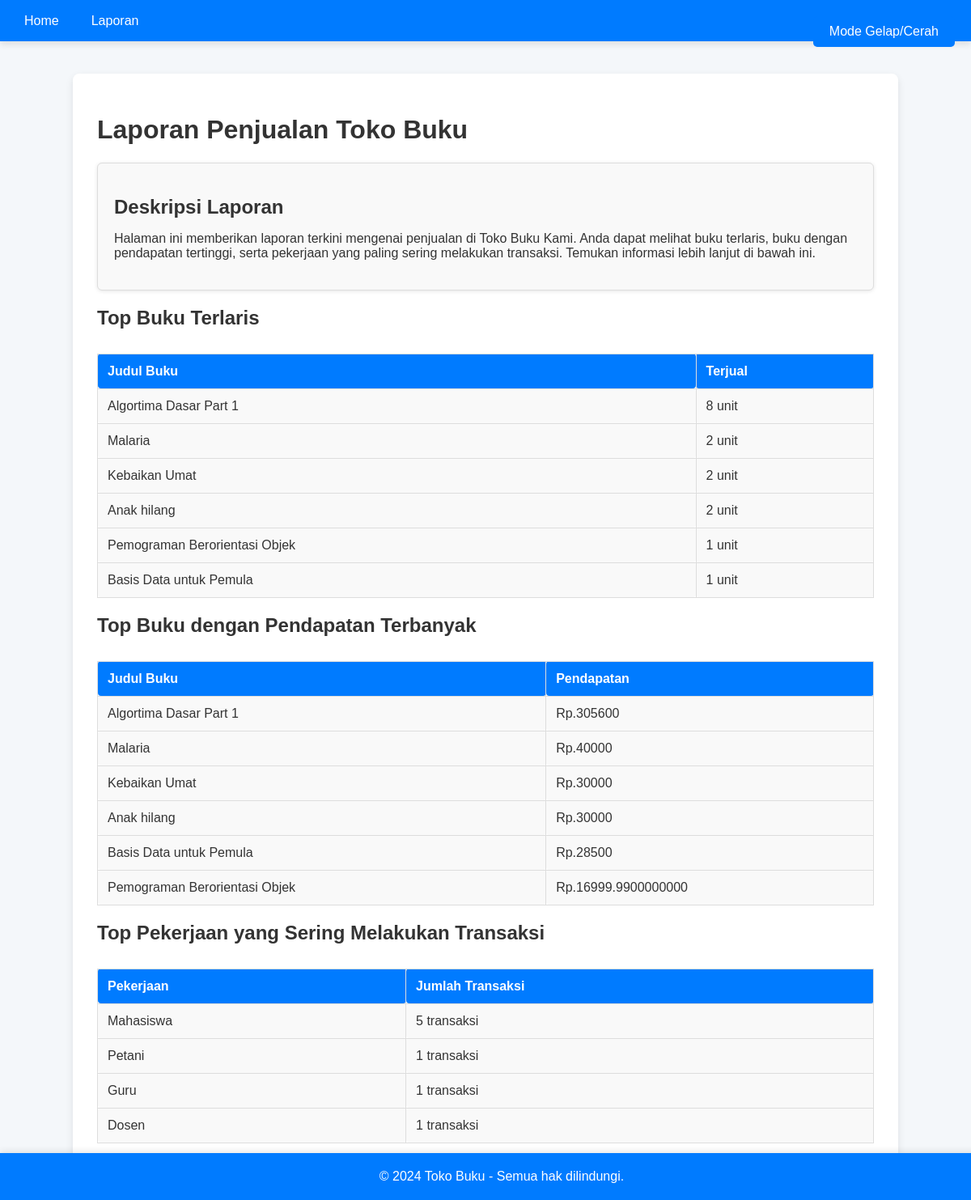
The app's page /laporan/ with its own data.
### tokoadmin/models.py (models this page shows, shortened)
class Buku(models.Model):
    judulBuku = models.CharField(max_length=200)
    penerbit = models.CharField(max_length=100)
    tahunPenerbit = models.IntegerField()
    harga = models.DecimalField(max_digits=10, decimal_places=2)
    penulis = models.ForeignKey(Penulis, on_delete=models.CASCADE)
    genre = models.ForeignKey(Genre, on_delete=models.CASCADE)

class Pembeli(models.Model):
    nama = models.CharField(max_length=100)
    alamat = models.TextField()
    pekerjaan = models.CharField(max_length=100)
    tanggalLahir = models.DateField()
    noHp = models.ForeignKey(NomorHP, on_delete=models.CASCADE)

### tokoadmin/views.py (the view)
# urls.py: path('laporan/', views.laporan, name='laporan'),
def laporan(request):
    top_buku_terlaris = (
        DetailPembelian.objects
        .values('buku__judulBuku')
        .annotate(total_terjual=Sum('jumlahPieces'))
        .order_by('-total_terjual')[:10]
    )
    top_buku_pendapatan = (
        DetailPembelian.objects
        .values('buku__judulBuku')
        .annotate(total_pendapatan=Sum(F('jumlahPieces') * F('buku__harga')))
        .order_by('-total_pendapatan')[:10]
    )
    top_pekerjaan_transaksi = (
        Pembeli.objects
        .values('pekerjaan')
        .annotate(jumlah_transaksi=Count('pembelian'))
        .order_by('-jumlah_transaksi')[:10]
    )
    context = {
        'top_buku_terlaris': top_buku_terlaris,
        'top_buku_pendapatan': top_buku_pendapatan,
        'top_pekerjaan_transaksi': top_pekerjaan_transaksi,
    }
    return render(request, 'laporan.html', context)

### tokoadmin/templates/laporan.html (shortened to what this page needs)
<!DOCTYPE html>
<html>
<head>
    {% load static %}
    <link rel="stylesheet" href="{% static 'css/styles.css' %}">
</head>
<body>
    <nav>
        <a href="{% url 'homepage' %}">Home</a>
        <a href="{% url 'laporan' %}">Laporan</a>
    </nav>
    <button id="mode-toggle" onclick="toggleMode()">Mode Gelap/Cerah</button>
    <div class="container">
        <h1>Laporan Penjualan Toko Buku</h1>
        <div class="description-box">
            <h2>Deskripsi Laporan</h2>
            <p>
                Halaman ini memberikan laporan terkini mengenai penjualan di Toko Buku Kami. Anda dapat melihat buku terlaris, buku dengan pendapatan tertinggi, serta pekerjaan yang paling sering melakukan transaksi. Temukan informasi lebih lanjut di bawah ini.
            </p>
        </div>
        <h2>Top Buku Terlaris</h2>
        <table>
            <thead>
                <tr>
                    <th>Judul Buku</th>
                    <th>Terjual</th>
                </tr>
            </thead>
            <tbody>
                {% for buku in top_buku_terlaris %}
                    <tr>
                        <td>{{ buku.buku__judulBuku }}</td>
                        <td>{{ buku.total_terjual }} unit</td>
                    </tr>
                {% endfor %}
            </tbody>
        </table>
        <h2>Top Buku dengan Pendapatan Terbanyak</h2>
        <table>
            <thead>
                <tr>
                    <th>Judul Buku</th>
                    <th>Pendapatan</th>
                </tr>
            </thead>
            <tbody>
                {% for buku in top_buku_pendapatan %}
                    <tr>
                        <td>{{ buku.buku__judulBuku }}</td>
                        <td>Rp.{{ buku.total_pendapatan }}</td>
                    </tr>
                {% endfor %}
            </tbody>
        </table>
        <h2>Top Pekerjaan yang Sering Melakukan Transaksi</h2>
        <table>
            <thead>
                <tr>
                    <th>Pekerjaan</th>
                    <th>Jumlah Transaksi</th>
                </tr>
            </thead>
            <tbody>
                {% for pekerjaan in top_pekerjaan_transaksi %}
                    <tr>
                        <td>{{ pekerjaan.pekerjaan }}</td>
                        <td>{{ pekerjaan.jumlah_transaksi }} transaksi</td>
                    </tr>
                {% endfor %}
            </tbody>
        </table>
    </div>
    <footer>
        &copy; 2024 Toko Buku - Semua hak dilindungi.
    </footer>
</body>
</html>

### static/css/styles.css (style rules this page uses)
body { font-family: 'Arial', sans-serif; margin: 0; padding: 0; background-color: #f4f7fa; transition: background-color 0.3s, color 0.3s; }
nav { background-color: #007bff; padding: 15px 20px; color: white; font-size: 18px; box-shadow: 0 4px 8px rgba(0, 0, 0, 0.1); }
nav a { color: white; text-decoration: none; margin-right: 15px; font-size: 16px; padding: 10px; border-radius: 4px; }
.container { width: 80%; margin: 40px auto; background-color: white; border-radius: 8px; box-shadow: 0px 4px 10px rgba(0, 0, 0, 0.1); padding: 30px; }
.description-box { background-color: #f9f9f9; border: 1px solid #ddd; border-radius: 6px; padding: 20px; margin-bottom: 20px; box-shadow: 0 1px 5px rgba(0, 0, 0, 0.1); transition: background-color 0.3s, border-color 0.3s; }
.description-box h2 { font-size: 24px; margin-bottom: 10px; color: #333; }
.description-box p { font-size: 16px; color: #555; }
body.light-mode { background-color: #f4f7fa; color: #333; }
body.light-mode .container { background-color: white; }
body.light-mode nav { background-color: #007bff; }
body.light-mode .description-box { background-color: #f9f9f9; border-color: #ddd; }
body.light-mode .description-box h2, body.light-mode .description-box p { color: #333; }
#mode-toggle { position: absolute; top: 20px; right: 20px; background-color: #007bff; color: white; padding: 10px 20px; border: none; border-radius: 5px; cursor: pointer; font-size: 16px; transition: background-color 0.3s; }
table { width: 100%; border-collapse: collapse; margin-top: 30px; font-size: 16px; }
table, th, td { border: 1px solid #ddd; padding: 12px; text-align: left; border-radius: 4px; }
th { background-color: #007bff; color: white; }
td { background-color: #f9f9f9; }
footer { background-color: #007bff; color: white; text-align: center; padding: 20px; position: fixed; width: 100%; bottom: 0; box-shadow: 0 -2px 8px rgba(0, 0, 0, 0.1); }

### records on screen
Buku: buku__judulBuku "Algortima Dasar Part 1", total_terjual "8", total_pendapatan "305600"
Buku: buku__judulBuku "Malaria", total_terjual "2", total_pendapatan "40000"
Buku: buku__judulBuku "Kebaikan Umat", total_terjual "2", total_pendapatan "30000"
Buku: buku__judulBuku "Anak hilang", total_terjual "2", total_pendapatan "30000"
Buku: buku__judulBuku "Pemograman Berorientasi Objek", total_terjual "1", total_pendapatan "16999.9900000000"
Buku: buku__judulBuku "Basis Data untuk Pemula", total_terjual "1", total_pendapatan "28500"
Pembeli: pekerjaan "Petani", jumlah_transaksi "1"
Pembeli: pekerjaan "Guru", jumlah_transaksi "1"
Pembeli: pekerjaan "Dosen", jumlah_transaksi "1"

### other values on screen
{{ pekerjaan.pekerjaan }} "Mahasiswa"
{{ pekerjaan.jumlah_transaksi }} "5"
